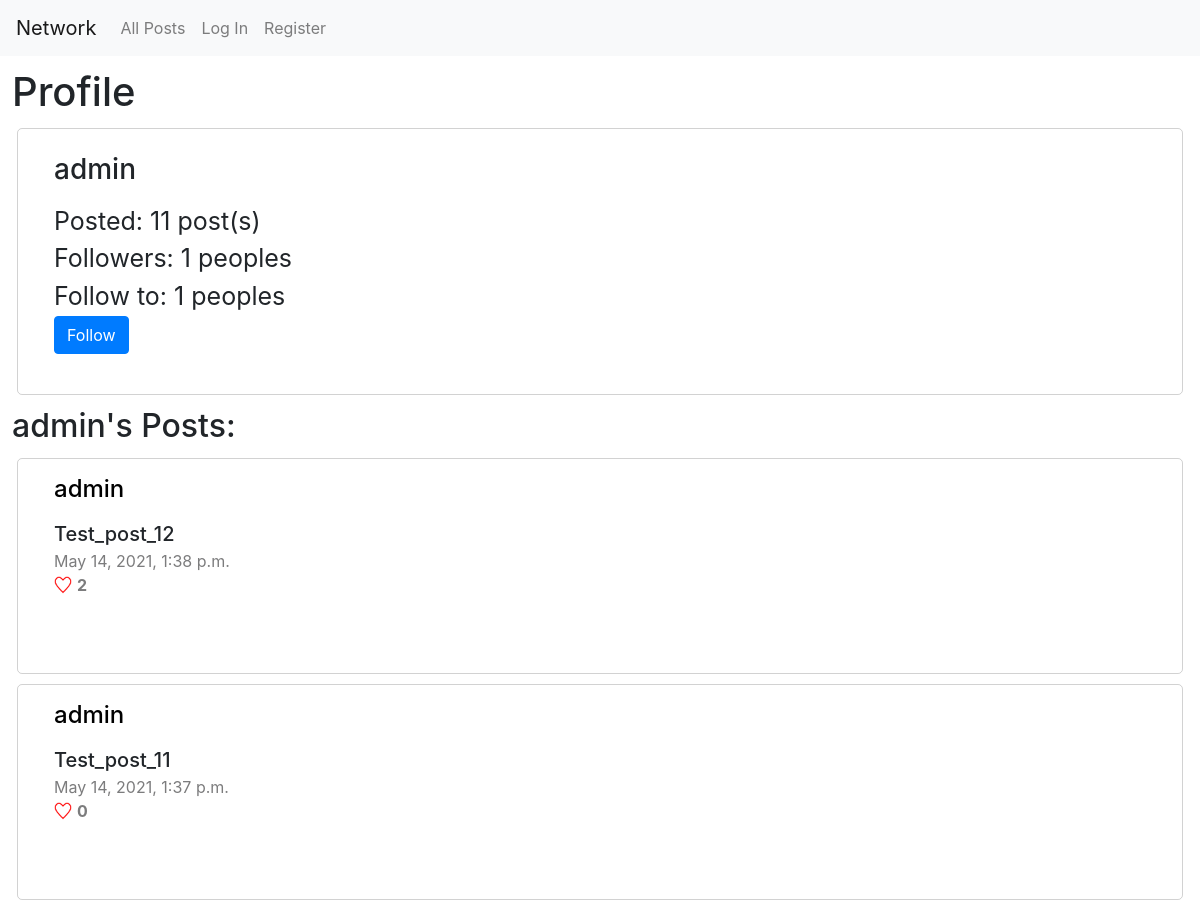
The page /user/2 (upper part) on the database as committed earlier.
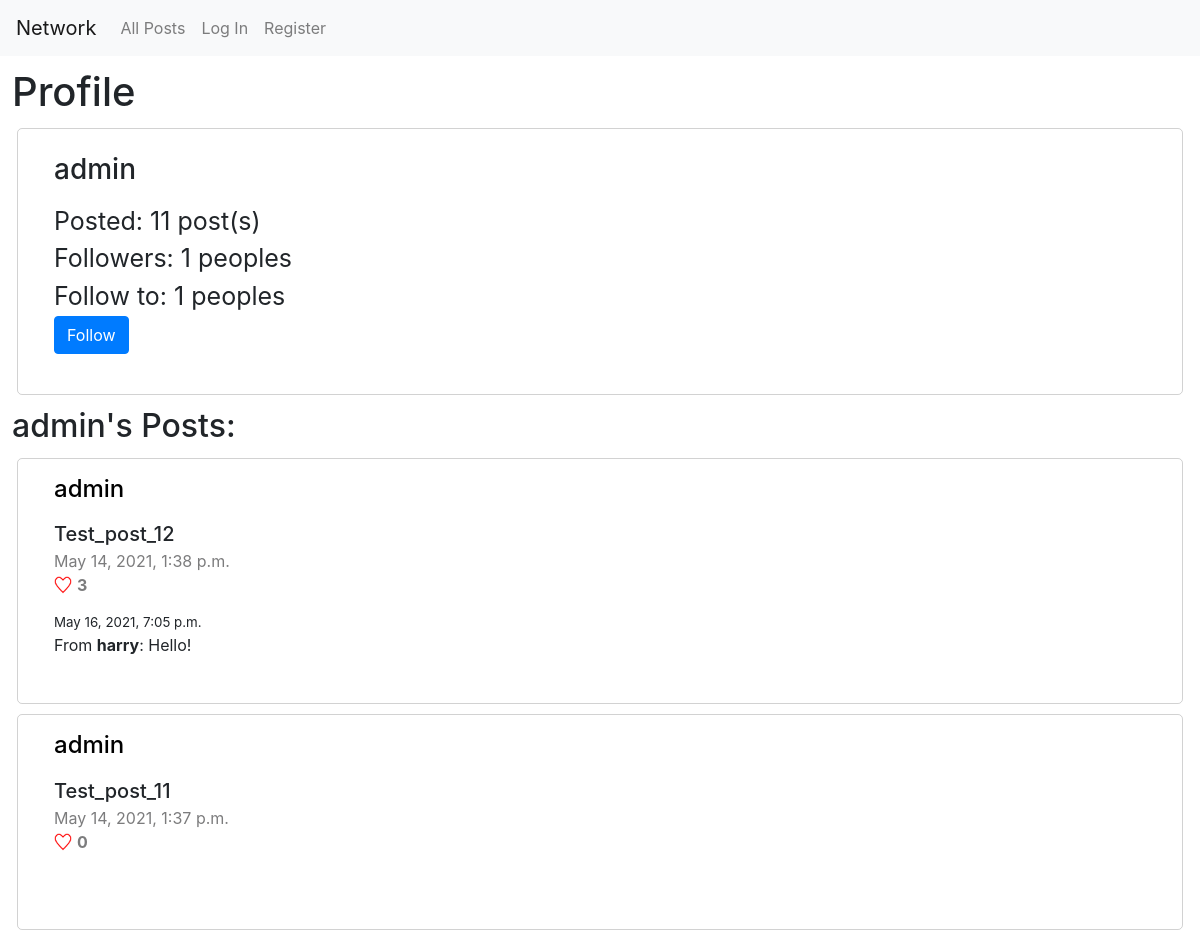
The same page on the database as committed later.
### network/models.py (models this page shows, shortened)
class Post(models.Model):
    author = models.ForeignKey(User, on_delete=models.CASCADE, related_name="posted_posts") # need to bee filled (check)
    text = models.TextField(max_length=255)
    timestamp = models.DateTimeField(auto_now_add=True)
    likes = models.ManyToManyField(User, blank=True, null=True, related_name='liked_posts')

class User(AbstractUser):
    followers = models.ManyToManyField("self", blank=True, null=True, symmetrical=False, related_name='+')
    follow_to = models.ManyToManyField('self', blank=True, null=True, symmetrical=False, related_name='+')

class Comment(models.Model):
    on_post = models.ForeignKey(Post, on_delete=models.CASCADE, related_name="comments")
    author = models.ForeignKey(User, on_delete=models.CASCADE, related_name="posted_comments") # need to bee filled (check)
    text = models.TextField(max_length=255)
    timestamp = models.DateTimeField(auto_now_add=True)
    likes = models.ManyToManyField(User, blank=True, null=True, related_name='liked_comments')

### network/views.py (the view, shortened to what this page needs)
# urls.py: path('user/<int:id>', views.user_view, name="user_page"),
def user_view(request, id):
    instance = {}
    account = User.objects.get(pk=id)
    posted_posts_no_likes_count = account.posted_posts.all().order_by('-timestamp')
    instance['posts_count'] = posted_posts_no_likes_count.count()
    posted_posts = []
    for post in posted_posts_no_likes_count:
        likes_count = post.likes.all().count()
        liked_post = False
        post_comments = [comment for comment in post.comments.all().order_by('-timestamp')]
        if request.user in post.likes.all(): liked_post = True
        posted_posts.append((post, likes_count, liked_post, post_comments))
    paginator = Paginator(posted_posts, 10)
    page_number = request.GET.get('page')
    posted_posts = paginator.get_page(page_number)
    followers = account.followers.all().count()
    follow_to = account.follow_to.all().count()
    instance['account'] = account
    instance['followers'] = followers
    instance['follow_to'] = follow_to
    instance['posts'] = posted_posts
    on_own_page = False
    if account.pk == request.user.pk: on_own_page = True
    instance['on_own_page'] = on_own_page
    is_followed = False
    if request.user.pk in [follower.pk for follower in account.followers.all()]:
        is_followed = True
    instance['is_followed'] = is_followed
    return render(request, "network/user.html", instance)

### network/templates/network/user.html (shortened to what this page needs)
{% extends "network/layout.html" %}
{% load static %}
{% block body %}
    <h1>Profile</h1>
    <div class="form_area">
        <h3>{{ account.username }}</h3>
        <p>
            <div>Posted: {{ posts_count }} post(s)</div>
            <div>Followers: {{ followers }} peoples</div>
            <div>Follow to: {{ follow_to }} peoples</div>
            <form method="POST">
                {% if not on_own_page %}
                    {% if not is_followed %}
                        <button class="btn btn-primary" name="follow_button" value="follow">Follow</button>
                    {% else %}
                        <button class="btn btn-secondary" name="follow_button" value="unfollow">Unfollow</button>
                    {% endif %}
                {% endif %}
            </form>
        </p>
    </div>
    <h2 style="margin: 12px">{{ account.username }}'s Posts:</h2>
    <div id="posts_view" class="post_view">
        {% if posts %}
            {% for post, likes_count, liked_post, post_comments in posts %}
                <div class="post_area" id="post_{{ post.pk }}" data-post_id="{{ post.pk }}">
                    <p><h4><a href="/user/{{ post.author.pk }}" style='color:black'>{{ post.author.username }}</a></h4></p>
                    <div id="edit_box_{{ post.pk }}">
                        <div class="lh-sm" id='post_text_{{ post.pk }}'>{{ post.text }}</div>
                    </div>
                    <div class="grey">{{ post.timestamp }}</div>
                    {% if liked_post %}
                        <div class="grey"><img style="vertical-align: -12%; margin-right: 5px;" src="{% static 'network/filled_hart.png' %}" alt="like" width="18px" style="margin-right: 3px;" class="hart" id='hart_{{ post.pk }}' data-post_id="{{ post.pk }}" data-liked="true" data-is_auth="{{ user.is_authenticated }}"><b id="likes_count_{{ post.pk }}">{{ likes_count }}</b></div>
                    {% else %}
                        <div class="grey"><img style="vertical-align: -12%; margin-right: 5px;" src="{% static 'network/empty_hart.png' %}" alt="like" width="18px" style="margin-right: 3px;" class="hart" id='hart_{{ post.pk }}' data-post_id="{{ post.pk }}" data-liked="false" data-is_auth="{{ user.is_authenticated }}"><b id="likes_count_{{ post.pk }}">{{ likes_count }}</b></div>
                    {% endif %}
                    {% for comment in post_comments %}
                        <p id="comment_{{ comment.pk }}">
                            <div style="font-size: smaller;">{{ comment.timestamp }}</div>
                            <div>From <b>{{ comment.author.username }}</b>: {{ comment.text }}</div>
                        </p>
                    {% endfor %}
                </div>
            {% endfor %}
        {% endif %}
    </div>
{% endblock %}

Rows that differ between the two databases and show on the page:
computed for Post "Test_post_12": author "2" → "3"
added Comment: timestamp "May 16, 2021, 7:05 p.m.", author.username "harry", text "Hello!", shown under Post "Test_post_12"
